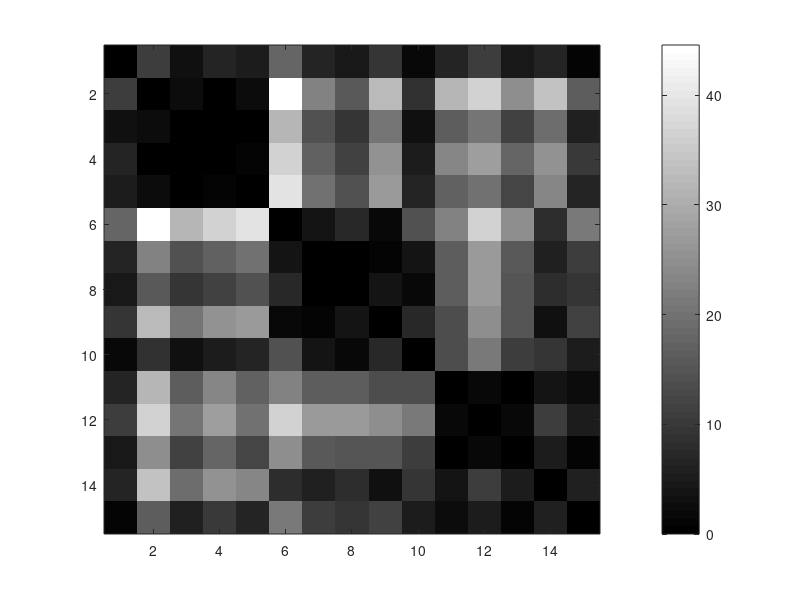
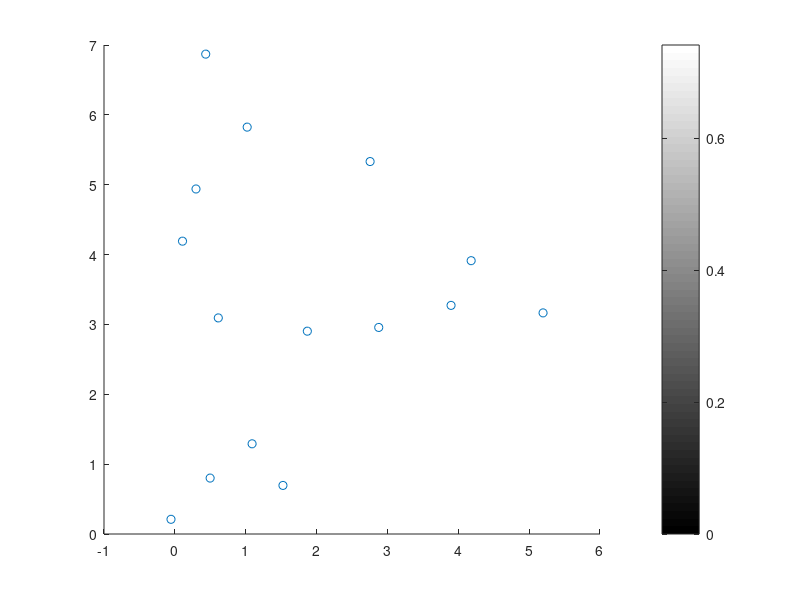

These charts were generated, in order, by the following MATLAB code: (Note: this script raises an error after producing the figures.)
%clear MATLAB workspace
clear
close all

%generate 3 gaussian clouds
a=normrnd(repmat([1,1],5,1), 1);
b=normrnd(repmat([1,5],5,1), 1);
c=normrnd(repmat([4,3],5,1), 1);
data = [a;b;c];

%compute the squared relational matrix
D = squareform(pdist(data,'euclidean').^2);
n = size(D,1);

%visualized the squared matrix
f = figure('Visible','off');imagesc(D);colormap('gray');colorbar;
print(f, '-djpeg', 'Results/3G/Images/3G_square.jpg');

%plot the 3 gaussians
f = figure('Visible','off');scatter(data(:,1),data(:,2));colormap('gray');colorbar;
print(f, '-djpeg', 'Results/3G/Images/3G_scatter.jpg');

                    
%% iRFCM configurations/options (those are the default values)
options.fuzzifier        = 2;
options.epsilon          = 0.0001;
options.maxIter          = 100;
options.initType         = 2;
options.gamma            = 0;

%set the number of clusters to 3
c= 3;

%run RFCM
out = irfcm(D,c,options);
if isfield(out,'Error')
   fprintf('%s',out.Error); 
end

U = out.U;

%visualize the partition matrix
f = figure('Visible','off');imagesc(U);colormap('gray');caxis([0 1]);
print(f, '-djpeg', 'Results/3G/Images/U(3G).jpg');

%visualize the induced dissimilarity matrix
uu = 1 - ((U'*U)./max(max(U'*U)));
f = figure('Visible','off');imagesc(uu);colormap('gray');caxis([0 1]);
print(f, '-djpeg', 'Results/3G/Images/D(U_3G).jpg');